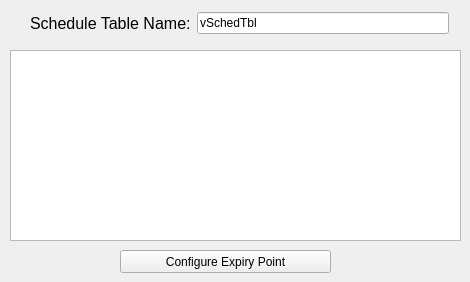
    <widget class="QWidget" name="tab">
     <attribute name="title">
      <string>Schedule Table</string>
     </attribute>
     <widget class="QPushButton" name="btnCfgSchedEp">
      <property name="geometry">
       <rect>
        <x>120</x>
        <y>250</y>
        <width>211</width>
        <height>23</height>
       </rect>
      </property>
      <property name="text">
       <string>Configure Expiry Point</string>
      </property>
     </widget>
     <widget class="QPlainTextEdit" name="pteSchedTblInfo">
      <property name="geometry">
       <rect>
        <x>10</x>
        <y>50</y>
        <width>451</width>
        <height>191</height>
       </rect>
      </property>
     </widget>
     <widget class="QWidget" name="layoutWidget">
      <property name="geometry">
       <rect>
        <x>30</x>
        <y>10</y>
        <width>419</width>
        <height>27</height>
       </rect>
      </property>
      <layout class="QHBoxLayout" name="horizontalLayout_6">
       <item>
        <widget class="QLabel" name="label_27">
         <property name="text">
          <string>&lt;!DOCTYPE HTML PUBLIC &quot;-//W3C//DTD HTML 4.0//EN&quot; &quot;http://www.w3.org/TR/REC-html40/strict.dtd&quot;&gt;
&lt;html&gt;&lt;head&gt;&lt;meta name=&quot;qrichtext&quot; content=&quot;1&quot; /&gt;&lt;style type=&quot;text/css&quot;&gt;
p, li { white-space: pre-wrap; }
&lt;/style&gt;&lt;/head&gt;&lt;body style=&quot; font-family:'Consolas'; font-size:12pt; font-weight:400; font-style:normal;&quot;&gt;
&lt;p style=&quot; margin-top:12px; margin-bottom:12px; margin-left:0px; margin-right:0px; -qt-block-indent:0; text-indent:0px;&quot;&gt;Schedule Table Name:&lt;/p&gt;&lt;/body&gt;&lt;/html&gt;</string>
         </property>
        </widget>
       </item>
       <item>
        <widget class="QLineEdit" name="leSchedTblName">
         <property name="enabled">
          <bool>true</bool>
         </property>
         <property name="minimumSize">
          <size>
           <width>231</width>
           <height>0</height>
          </size>
         </property>
         <property name="text">
          <string>vSchedTbl</string>
         </property>
        </widget>
       </item>
      </layout>
     </widget>
    </widget>
